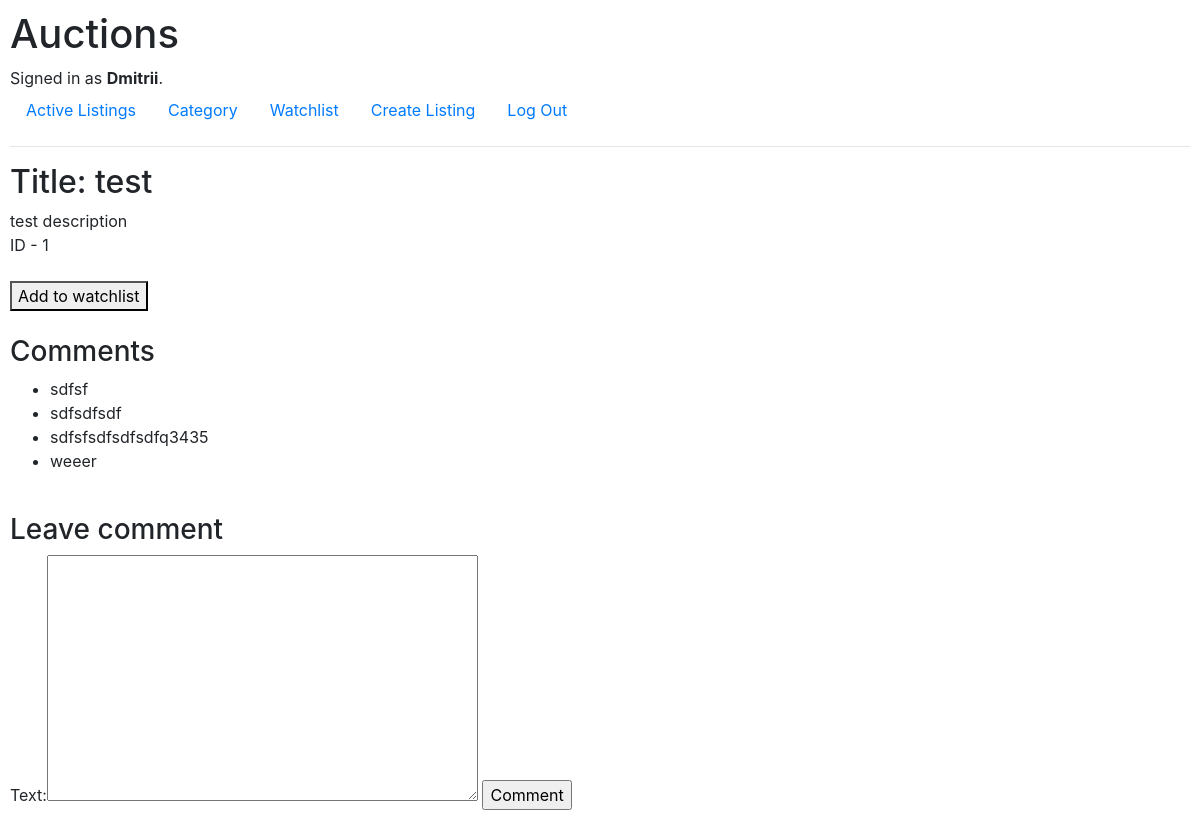
Page /listing_page/1 (signed in) on the earlier database version.
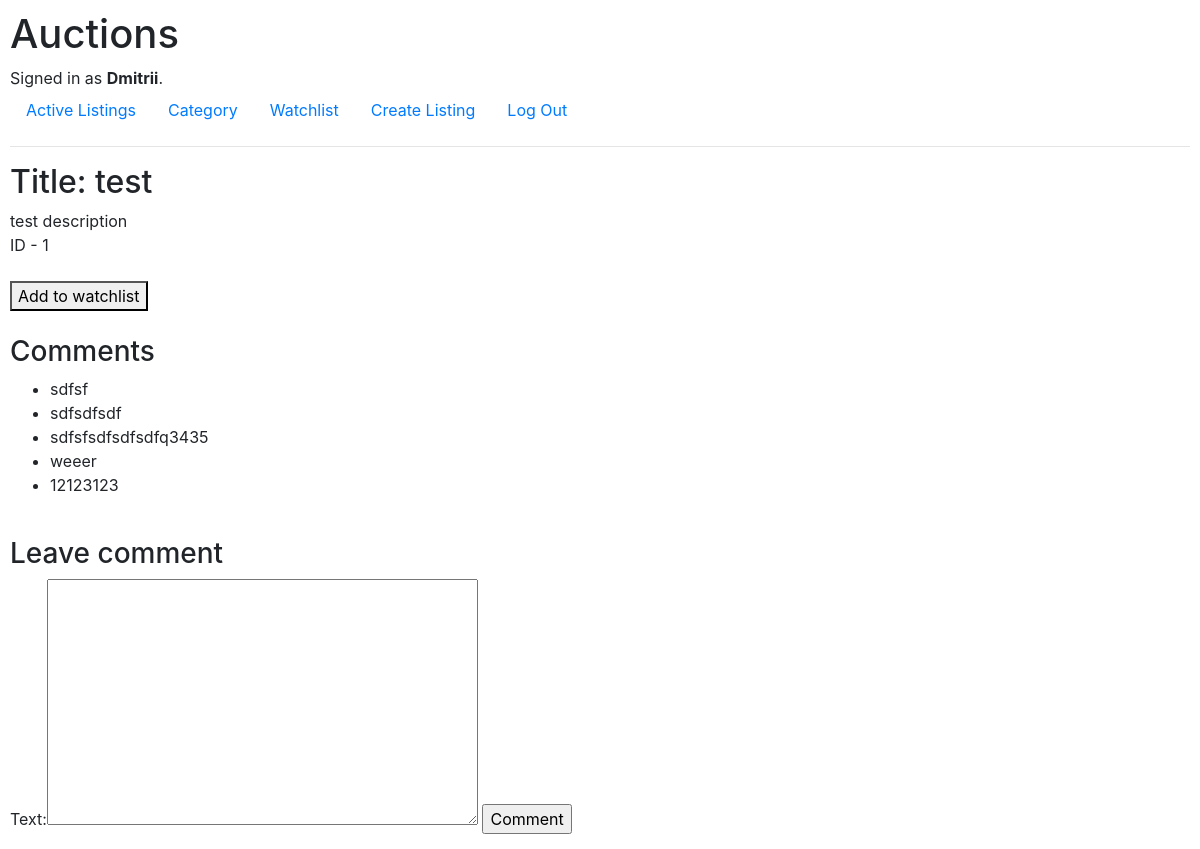
Same page on the later database version.
### auctions/models.py (models this page shows)
class Comment(models.Model):
    text = models.TextField()
    listing = models.ForeignKey(Listing, on_delete=models.CASCADE, related_name='comments')
    def __str__(self):
        return f'{self.text}'

### auctions/views.py (the view)
# urls.py: path("listing_page/<int:page_id>", views.listing_page, name="listing_page"),
def listing_page(request, page_id):
    page = Listing.objects.get(id=page_id)
    remove = page in request.user.listings.all()
    return render(request, "auctions/listing_page.html", {
        'listing':page,
        'comments':page.comments.all(),
        'form': CommentForm(),
        'remove': remove
    })

### auctions/views.py
class CommentForm(ModelForm):
    class Meta:
        model = Comment
        fields = ['text']

### auctions/templates/auctions/listing_page.html (shortened to what this page needs)
{% extends 'auctions/layout.html' %}
{% block body %}
<div>
<h2>Title: {{listing.title}}</h2>
    </div>
<div>{{listing.description}}</div>
<div>ID - {{listing.id}}</div>
<br>
<form action="{% url 'watchlist'%}" method="post">
    <button name="add_to_watchlist" value={{listing.id}}>Add to watchlist</button>
</form>
<br>
<h3>Comments</h3>
<ul>
    {%for comment in comments %}
    <li>{{comment}}</li>
    {% empty %}
    <li>No comment yet</li>
    {% endfor %}
</ul>
<br>
<h3>Leave comment</h3>
<form action="{% url 'create_comment' listing.id %}" method="post">
    {{form}}
    <input type="submit" value="Comment">
</form>
{% endblock %}

Differences in the rows shown:
added Comment: text "12123123"
